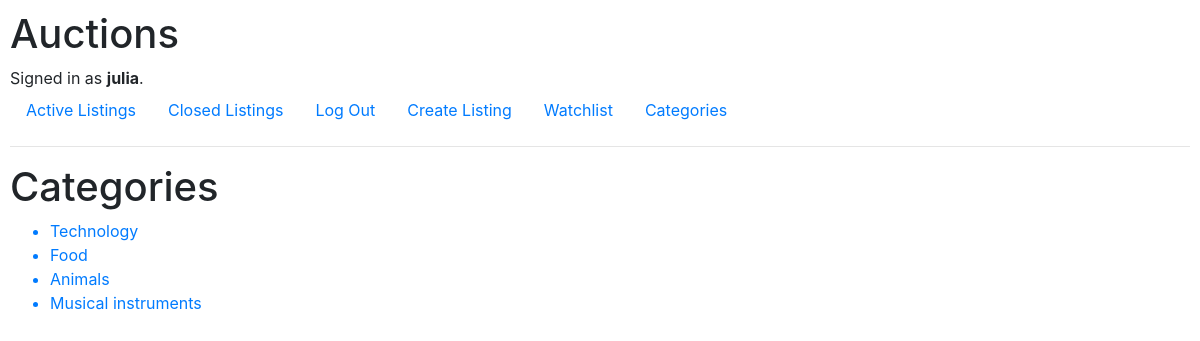
The page /categories (signed in) on the database its author committed.
### auctions/models.py (models this page shows, shortened)
class User(AbstractUser):
    pass

class Category(models.Model):
    title = models.CharField(max_length=100)

### auctions/views.py (the view)
# urls.py: path("categories", views.categories, name="categories"),
@login_required
def categories(request):
    categories = Category.objects.all()
    return render(request, "auctions/categories.html", {
        "categories":categories
    })

### auctions/templates/auctions/categories.html (shortened to what this page needs)
{% extends "auctions/layout.html" %}
{% block body %}
    <h1>Categories</h1>
    <ul>
        {% for category in categories%}
            <a href="{% url 'category' category.id%}"><li>{{category.title}}</li></a>
        {% endfor %}
    </ul>
{% endblock %}

### auctions/templates/auctions/layout.html (shortened to what this page needs)
{% load static %}
<!DOCTYPE html>
<html lang="en">
    <head>
        <link rel="stylesheet" href="https://stackpath.bootstrapcdn.com/bootstrap/4.4.1/css/bootstrap.min.css">
        <link href="{% static 'auctions/styles.css' %}" rel="stylesheet">
    </head>
    <body>
        <h1>Auctions</h1>
        <div>
            {% if user.is_authenticated %}
                Signed in as <strong>{{ user.username }}</strong>.
            {% else %}
                Not signed in.
            {% endif %}
        </div>
        <ul class="nav">
            <li class="nav-item">
                <a class="nav-link" href="{% url 'index' %}">Active Listings</a>
            </li>
            {% if user.is_authenticated %}
                <li class="nav-item">
                    <a class="nav-link" href="{% url 'closed' %}">Closed Listings</a>
                </li>
                <li class="nav-item">
                    <a class="nav-link" href="{% url 'logout' %}">Log Out</a>
                </li>
                <li class="nav-item">
                    <a class="nav-link" href="{% url 'new'%}"> Create Listing</a>
                </li>
                <li class="nav-item">
                    <a class="nav-link" href="{% url 'watchlist'%}"> Watchlist</a>
                </li>
                <li class="nav-item">
                    <a class="nav-link" href="{% url 'categories'%}">Categories</a>
                </li>
            {% endif %}
        </ul>
        <hr>
        {% block body %}
        {% endblock %}
    </body>
</html>

### auctions/static/auctions/styles.css (style rules this page uses)
body { padding: 10px; }

### rows shown on the page
User: username "julia"
Category: title "Technology"
Category: title "Food"
Category: title "Animals"
Category: title "Musical instruments"
